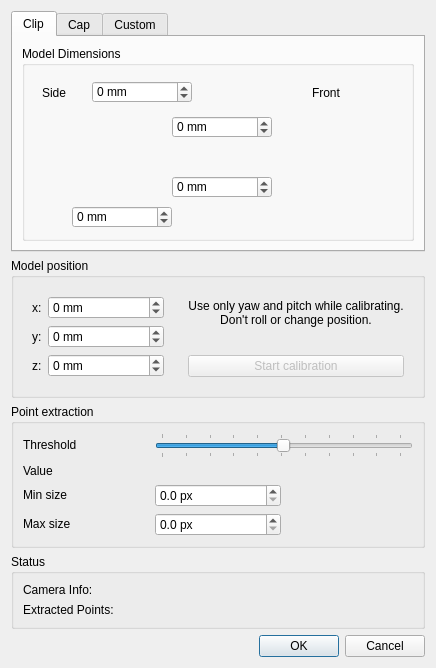
<?xml version="1.0" encoding="UTF-8"?>
<ui version="4.0">
 <class>UICPTClientControls</class>
 <widget class="QWidget" name="UICPTClientControls">
  <property name="windowModality">
   <enum>Qt::NonModal</enum>
  </property>
  <property name="geometry">
   <rect>
    <x>0</x>
    <y>0</y>
    <width>436</width>
    <height>668</height>
   </rect>
  </property>
  <property name="sizePolicy">
   <sizepolicy hsizetype="Preferred" vsizetype="Preferred">
    <horstretch>0</horstretch>
    <verstretch>0</verstretch>
   </sizepolicy>
  </property>
  <property name="windowTitle">
   <string>PointTracker Settings</string>
  </property>
  <property name="windowIcon">
   <iconset resource="ftnoir_tracker_pt.qrc">
    <normaloff>:/Resources/Logo_IR.png</normaloff>:/Resources/Logo_IR.png</iconset>
  </property>
  <property name="layoutDirection">
   <enum>Qt::LeftToRight</enum>
  </property>
  <property name="autoFillBackground">
   <bool>false</bool>
  </property>
  <layout class="QVBoxLayout" name="verticalLayout">
   <item>
    <widget class="QTabWidget" name="model_tabs">
     <property name="sizePolicy">
      <sizepolicy hsizetype="Preferred" vsizetype="Minimum">
       <horstretch>0</horstretch>
       <verstretch>0</verstretch>
      </sizepolicy>
     </property>
     <property name="tabShape">
      <enum>QTabWidget::Rounded</enum>
     </property>
     <property name="currentIndex">
      <number>0</number>
     </property>
     <property name="usesScrollButtons">
      <bool>false</bool>
     </property>
     <property name="documentMode">
      <bool>false</bool>
     </property>
     <property name="tabsClosable">
      <bool>false</bool>
     </property>
     <widget class="QWidget" name="tab_5">
      <attribute name="title">
       <string>Clip</string>
      </attribute>
      <layout class="QGridLayout" name="gridLayout_6">
       <item row="0" column="0">
        <widget class="QGroupBox" name="groupBox_8">
         <property name="sizePolicy">
          <sizepolicy hsizetype="Preferred" vsizetype="Preferred">
           <horstretch>0</horstretch>
           <verstretch>0</verstretch>
          </sizepolicy>
         </property>
         <property name="title">
          <string>Model Dimensions</string>
         </property>
         <widget class="QSpinBox" name="clip_tlength_spin">
          <property name="geometry">
           <rect>
            <x>70</x>
            <y>35</y>
            <width>100</width>
            <height>22</height>
           </rect>
          </property>
          <property name="suffix">
           <string> mm</string>
          </property>
          <property name="minimum">
           <number>-65535</number>
          </property>
          <property name="maximum">
           <number>65535</number>
          </property>
         </widget>
         <widget class="QSpinBox" name="clip_bheight_spin">
          <property name="geometry">
           <rect>
            <x>150</x>
            <y>130</y>
            <width>100</width>
            <height>22</height>
           </rect>
          </property>
          <property name="suffix">
           <string> mm</string>
          </property>
          <property name="minimum">
           <number>-65535</number>
          </property>
          <property name="maximum">
           <number>65535</number>
          </property>
         </widget>
         <widget class="QLabel" name="label_44">
          <property name="geometry">
           <rect>
            <x>65</x>
            <y>55</y>
            <width>71</width>
            <height>111</height>
           </rect>
          </property>
          <property name="text">
           <string/>
          </property>
          <property name="pixmap">
           <pixmap resource="ftnoir_tracker_pt.qrc">:/Resources/clip_side.png</pixmap>
          </property>
         </widget>
         <widget class="QLabel" name="label_50">
          <property name="geometry">
           <rect>
            <x>20</x>
            <y>40</y>
            <width>46</width>
            <height>13</height>
           </rect>
          </property>
          <property name="text">
           <string>Side</string>
          </property>
         </widget>
         <widget class="QSpinBox" name="clip_blength_spin">
          <property name="geometry">
           <rect>
            <x>50</x>
            <y>160</y>
            <width>100</width>
            <height>22</height>
           </rect>
          </property>
          <property name="suffix">
           <string> mm</string>
          </property>
          <property name="minimum">
           <number>-65535</number>
          </property>
          <property name="maximum">
           <number>65535</number>
          </property>
         </widget>
         <widget class="QSpinBox" name="clip_theight_spin">
          <property name="geometry">
           <rect>
            <x>150</x>
            <y>70</y>
            <width>100</width>
            <height>22</height>
           </rect>
          </property>
          <property name="suffix">
           <string> mm</string>
          </property>
          <property name="minimum">
           <number>-65535</number>
          </property>
          <property name="maximum">
           <number>65535</number>
          </property>
         </widget>
         <widget class="QLabel" name="label_51">
          <property name="geometry">
           <rect>
            <x>290</x>
            <y>40</y>
            <width>46</width>
            <height>13</height>
           </rect>
          </property>
          <property name="text">
           <string>Front</string>
          </property>
         </widget>
         <widget class="QLabel" name="label_45">
          <property name="geometry">
           <rect>
            <x>300</x>
            <y>70</y>
            <width>21</width>
            <height>111</height>
           </rect>
          </property>
          <property name="text">
           <string/>
          </property>
          <property name="pixmap">
           <pixmap resource="ftnoir_tracker_pt.qrc">:/Resources/clip_front.png</pixmap>
          </property>
         </widget>
        </widget>
       </item>
      </layout>
     </widget>
     <widget class="QWidget" name="tab_6">
      <attribute name="title">
       <string>Cap</string>
      </attribute>
      <layout class="QVBoxLayout" name="verticalLayout_14">
       <item>
        <widget class="QGroupBox" name="groupBox_9">
         <property name="title">
          <string>Model Dimensions</string>
         </property>
         <widget class="QLabel" name="label_46">
          <property name="geometry">
           <rect>
            <x>100</x>
            <y>60</y>
            <width>111</width>
            <height>81</height>
           </rect>
          </property>
          <property name="text">
           <string/>
          </property>
          <property name="pixmap">
           <pixmap resource="ftnoir_tracker_pt.qrc">:/Resources/cap_side.png</pixmap>
          </property>
         </widget>
         <widget class="QLabel" name="label_48">
          <property name="geometry">
           <rect>
            <x>20</x>
            <y>40</y>
            <width>46</width>
            <height>13</height>
           </rect>
          </property>
          <property name="text">
           <string>Side</string>
          </property>
         </widget>
         <widget class="QSpinBox" name="cap_length_spin">
          <property name="geometry">
           <rect>
            <x>90</x>
            <y>40</y>
            <width>101</width>
            <height>22</height>
           </rect>
          </property>
          <property name="suffix">
           <string> mm</string>
          </property>
          <property name="minimum">
           <number>-65535</number>
          </property>
          <property name="maximum">
           <number>65535</number>
          </property>
         </widget>
         <widget class="QLabel" name="label_47">
          <property name="geometry">
           <rect>
            <x>220</x>
            <y>100</y>
            <width>81</width>
            <height>81</height>
           </rect>
          </property>
          <property name="text">
           <string/>
          </property>
          <property name="pixmap">
           <pixmap resource="ftnoir_tracker_pt.qrc">:/Resources/cap_front.png</pixmap>
          </property>
         </widget>
         <widget class="QSpinBox" name="cap_width_spin">
          <property name="geometry">
           <rect>
            <x>240</x>
            <y>70</y>
            <width>81</width>
            <height>22</height>
           </rect>
          </property>
          <property name="suffix">
           <string> mm</string>
          </property>
          <property name="minimum">
           <number>-65535</number>
          </property>
          <property name="maximum">
           <number>65535</number>
          </property>
         </widget>
         <widget class="QLabel" name="label_49">
          <property name="geometry">
           <rect>
            <x>240</x>
            <y>40</y>
            <width>46</width>
            <height>13</height>
           </rect>
          </property>
          <property name="text">
           <string>Front</string>
          </property>
         </widget>
         <widget class="QSpinBox" name="cap_height_spin">
          <property name="geometry">
           <rect>
            <x>20</x>
            <y>90</y>
            <width>81</width>
            <height>22</height>
           </rect>
          </property>
          <property name="suffix">
           <string> mm</string>
          </property>
          <property name="minimum">
           <number>-65535</number>
          </property>
          <property name="maximum">
           <number>65535</number>
          </property>
         </widget>
        </widget>
       </item>
      </layout>
     </widget>
     <widget class="QWidget" name="tab_7">
      <attribute name="title">
       <string>Custom</string>
      </attribute>
      <layout class="QGridLayout" name="gridLayout">
       <item row="0" column="0">
        <widget class="QGroupBox" name="groupBox_7">
         <property name="title">
          <string>Model Dimensions</string>
         </property>
         <layout class="QGridLayout" name="gridLayout_5">
          <item row="3" column="1">
           <widget class="QLabel" name="label_57">
            <property name="sizePolicy">
             <sizepolicy hsizetype="Maximum" vsizetype="Preferred">
              <horstretch>0</horstretch>
              <verstretch>0</verstretch>
             </sizepolicy>
            </property>
            <property name="text">
             <string>z:</string>
            </property>
           </widget>
          </item>
          <item row="2" column="5">
           <widget class="QSpinBox" name="m2y_spin">
            <property name="sizePolicy">
             <sizepolicy hsizetype="Minimum" vsizetype="Maximum">
              <horstretch>0</horstretch>
              <verstretch>0</verstretch>
             </sizepolicy>
            </property>
            <property name="suffix">
             <string> mm</string>
            </property>
            <property name="minimum">
             <number>-65535</number>
            </property>
            <property name="maximum">
             <number>65535</number>
            </property>
           </widget>
          </item>
          <item row="1" column="1">
           <widget class="QLabel" name="label_63">
            <property name="sizePolicy">
             <sizepolicy hsizetype="Maximum" vsizetype="Preferred">
              <horstretch>0</horstretch>
              <verstretch>0</verstretch>
             </sizepolicy>
            </property>
            <property name="text">
             <string>x:</string>
            </property>
           </widget>
          </item>
          <item row="1" column="2">
           <widget class="QSpinBox" name="m1x_spin">
            <property name="sizePolicy">
             <sizepolicy hsizetype="Minimum" vsizetype="Maximum">
              <horstretch>0</horstretch>
              <verstretch>0</verstretch>
             </sizepolicy>
            </property>
            <property name="suffix">
             <string> mm</string>
            </property>
            <property name="minimum">
             <number>-65535</number>
            </property>
            <property name="maximum">
             <number>65535</number>
            </property>
           </widget>
          </item>
          <item row="2" column="2">
           <widget class="QSpinBox" name="m1y_spin">
            <property name="sizePolicy">
             <sizepolicy hsizetype="Minimum" vsizetype="Maximum">
              <horstretch>0</horstretch>
              <verstretch>0</verstretch>
             </sizepolicy>
            </property>
            <property name="suffix">
             <string> mm</string>
            </property>
            <property name="minimum">
             <number>-65535</number>
            </property>
            <property name="maximum">
             <number>65535</number>
            </property>
           </widget>
          </item>
          <item row="3" column="5">
           <widget class="QSpinBox" name="m2z_spin">
            <property name="sizePolicy">
             <sizepolicy hsizetype="Minimum" vsizetype="Maximum">
              <horstretch>0</horstretch>
              <verstretch>0</verstretch>
             </sizepolicy>
            </property>
            <property name="suffix">
             <string> mm</string>
            </property>
            <property name="minimum">
             <number>-65535</number>
            </property>
            <property name="maximum">
             <number>65535</number>
            </property>
           </widget>
          </item>
          <item row="1" column="5">
           <widget class="QSpinBox" name="m2x_spin">
            <property name="sizePolicy">
             <sizepolicy hsizetype="Minimum" vsizetype="Maximum">
              <horstretch>0</horstretch>
              <verstretch>0</verstretch>
             </sizepolicy>
            </property>
            <property name="suffix">
             <string> mm</string>
            </property>
            <property name="minimum">
             <number>-65535</number>
            </property>
            <property name="maximum">
             <number>65535</number>
            </property>
           </widget>
          </item>
          <item row="0" column="0" colspan="6">
           <widget class="QLabel" name="label_56">
            <property name="sizePolicy">
             <sizepolicy hsizetype="Preferred" vsizetype="Maximum">
              <horstretch>0</horstretch>
              <verstretch>0</verstretch>
             </sizepolicy>
            </property>
            <property name="text">
             <string>&lt;html&gt;&lt;head/&gt;&lt;body&gt;&lt;p&gt;Location of the two remaining model points&lt;br/&gt;with respect to the reference point in default pose&lt;/p&gt;&lt;p&gt;Use any units you want, not necessarily centimeters.&lt;/p&gt;&lt;/body&gt;&lt;/html&gt;</string>
            </property>
           </widget>
          </item>
          <item row="3" column="2">
           <widget class="QSpinBox" name="m1z_spin">
            <property name="sizePolicy">
             <sizepolicy hsizetype="Minimum" vsizetype="Maximum">
              <horstretch>0</horstretch>
              <verstretch>0</verstretch>
             </sizepolicy>
            </property>
            <property name="suffix">
             <string> mm</string>
            </property>
            <property name="minimum">
             <number>-65535</number>
            </property>
            <property name="maximum">
             <number>65535</number>
            </property>
           </widget>
          </item>
          <item row="2" column="4">
           <widget class="QLabel" name="label_70">
            <property name="sizePolicy">
             <sizepolicy hsizetype="Maximum" vsizetype="Preferred">
              <horstretch>0</horstretch>
              <verstretch>0</verstretch>
             </sizepolicy>
            </property>
            <property name="text">
             <string>y:</string>
            </property>
           </widget>
          </item>
          <item row="1" column="4">
           <widget class="QLabel" name="label_67">
            <property name="sizePolicy">
             <sizepolicy hsizetype="Maximum" vsizetype="Preferred">
              <horstretch>0</horstretch>
              <verstretch>0</verstretch>
             </sizepolicy>
            </property>
            <property name="text">
             <string>x:</string>
            </property>
           </widget>
          </item>
          <item row="1" column="3">
           <widget class="QLabel" name="label_64">
            <property name="sizePolicy">
             <sizepolicy hsizetype="Maximum" vsizetype="Preferred">
              <horstretch>0</horstretch>
              <verstretch>0</verstretch>
             </sizepolicy>
            </property>
            <property name="text">
             <string>&lt;html&gt;&lt;head/&gt;&lt;body&gt;&lt;p&gt;&lt;span style=&quot; font-size:16pt;&quot;&gt;P&lt;/span&gt;&lt;span style=&quot; font-size:16pt; vertical-align:sub;&quot;&gt;3&lt;/span&gt;&lt;/p&gt;&lt;/body&gt;&lt;/html&gt;</string>
            </property>
           </widget>
          </item>
          <item row="1" column="0">
           <widget class="QLabel" name="label_60">
            <property name="sizePolicy">
             <sizepolicy hsizetype="Maximum" vsizetype="Preferred">
              <horstretch>0</horstretch>
              <verstretch>0</verstretch>
             </sizepolicy>
            </property>
            <property name="text">
             <string>&lt;html&gt;&lt;head/&gt;&lt;body&gt;&lt;p&gt;&lt;span style=&quot; font-size:16pt;&quot;&gt;P&lt;/span&gt;&lt;span style=&quot; font-size:16pt; vertical-align:sub;&quot;&gt;2&lt;/span&gt;&lt;/p&gt;&lt;/body&gt;&lt;/html&gt;</string>
            </property>
           </widget>
          </item>
          <item row="3" column="4">
           <widget class="QLabel" name="label_69">
            <property name="sizePolicy">
             <sizepolicy hsizetype="Maximum" vsizetype="Preferred">
              <horstretch>0</horstretch>
              <verstretch>0</verstretch>
             </sizepolicy>
            </property>
            <property name="text">
             <string>z:</string>
            </property>
           </widget>
          </item>
          <item row="2" column="1">
           <widget class="QLabel" name="label_58">
            <property name="sizePolicy">
             <sizepolicy hsizetype="Maximum" vsizetype="Preferred">
              <horstretch>0</horstretch>
              <verstretch>0</verstretch>
             </sizepolicy>
            </property>
            <property name="text">
             <string>y:</string>
            </property>
           </widget>
          </item>
         </layout>
        </widget>
       </item>
      </layout>
     </widget>
    </widget>
   </item>
   <item>
    <widget class="QGroupBox" name="groupBox_10">
     <property name="sizePolicy">
      <sizepolicy hsizetype="Preferred" vsizetype="Maximum">
       <horstretch>0</horstretch>
       <verstretch>0</verstretch>
      </sizepolicy>
     </property>
     <property name="title">
      <string>Model position</string>
     </property>
     <layout class="QGridLayout" name="gridLayout_4">
      <item row="0" column="0">
       <widget class="QFrame" name="frame_2">
        <property name="frameShape">
         <enum>QFrame::NoFrame</enum>
        </property>
        <property name="frameShadow">
         <enum>QFrame::Raised</enum>
        </property>
        <layout class="QGridLayout" name="gridLayout_11">
         <item row="1" column="1">
          <widget class="QSpinBox" name="ty_spin">
           <property name="suffix">
            <string> mm</string>
           </property>
           <property name="minimum">
            <number>-65535</number>
           </property>
           <property name="maximum">
            <number>65536</number>
           </property>
          </widget>
         </item>
         <item row="2" column="0">
          <widget class="QLabel" name="label_66">
           <property name="sizePolicy">
            <sizepolicy hsizetype="Maximum" vsizetype="Preferred">
             <horstretch>0</horstretch>
             <verstretch>0</verstretch>
            </sizepolicy>
           </property>
           <property name="text">
            <string>z:</string>
           </property>
          </widget>
         </item>
         <item row="2" column="1">
          <widget class="QSpinBox" name="tz_spin">
           <property name="suffix">
            <string> mm</string>
           </property>
           <property name="minimum">
            <number>-65535</number>
           </property>
           <property name="maximum">
            <number>65536</number>
           </property>
          </widget>
         </item>
         <item row="0" column="0">
          <widget class="QLabel" name="label_61">
           <property name="sizePolicy">
            <sizepolicy hsizetype="Maximum" vsizetype="Preferred">
             <horstretch>0</horstretch>
             <verstretch>0</verstretch>
            </sizepolicy>
           </property>
           <property name="text">
            <string>x:</string>
           </property>
          </widget>
         </item>
         <item row="0" column="1">
          <widget class="QSpinBox" name="tx_spin">
           <property name="suffix">
            <string> mm</string>
           </property>
           <property name="minimum">
            <number>-65535</number>
           </property>
           <property name="maximum">
            <number>65536</number>
           </property>
          </widget>
         </item>
         <item row="1" column="0">
          <widget class="QLabel" name="label_62">
           <property name="sizePolicy">
            <sizepolicy hsizetype="Maximum" vsizetype="Preferred">
             <horstretch>0</horstretch>
             <verstretch>0</verstretch>
            </sizepolicy>
           </property>
           <property name="text">
            <string>y:</string>
           </property>
          </widget>
         </item>
        </layout>
       </widget>
      </item>
      <item row="0" column="1">
       <widget class="QFrame" name="frame">
        <property name="frameShape">
         <enum>QFrame::NoFrame</enum>
        </property>
        <property name="frameShadow">
         <enum>QFrame::Raised</enum>
        </property>
        <layout class="QVBoxLayout" name="verticalLayout_2">
         <item>
          <widget class="QLabel" name="label_59">
           <property name="text">
            <string>Use only yaw and pitch while calibrating.
Don't roll or change position.</string>
           </property>
           <property name="alignment">
            <set>Qt::AlignCenter</set>
           </property>
           <property name="wordWrap">
            <bool>true</bool>
           </property>
           <property name="openExternalLinks">
            <bool>false</bool>
           </property>
          </widget>
         </item>
         <item>
          <widget class="QLabel" name="sample_count_display">
           <property name="sizePolicy">
            <sizepolicy hsizetype="Minimum" vsizetype="Maximum">
             <horstretch>0</horstretch>
             <verstretch>0</verstretch>
            </sizepolicy>
           </property>
           <property name="text">
            <string/>
           </property>
           <property name="wordWrap">
            <bool>true</bool>
           </property>
          </widget>
         </item>
         <item>
          <widget class="QPushButton" name="tcalib_button">
           <property name="enabled">
            <bool>false</bool>
           </property>
           <property name="text">
            <string>Start calibration</string>
           </property>
           <property name="checkable">
            <bool>true</bool>
           </property>
          </widget>
         </item>
        </layout>
       </widget>
      </item>
     </layout>
    </widget>
   </item>
   <item>
    <widget class="QGroupBox" name="groupBox_2">
     <property name="sizePolicy">
      <sizepolicy hsizetype="Preferred" vsizetype="Maximum">
       <horstretch>0</horstretch>
       <verstretch>0</verstretch>
      </sizepolicy>
     </property>
     <property name="title">
      <string>Point extraction</string>
     </property>
     <layout class="QGridLayout" name="gridLayout_7">
      <item row="3" column="0">
       <widget class="QLabel" name="label_8">
        <property name="sizePolicy">
         <sizepolicy hsizetype="Preferred" vsizetype="Maximum">
          <horstretch>0</horstretch>
          <verstretch>0</verstretch>
         </sizepolicy>
        </property>
        <property name="text">
         <string>Max size</string>
        </property>
        <property name="buddy">
         <cstring>maxdiam_spin</cstring>
        </property>
       </widget>
      </item>
      <item row="0" column="0">
       <widget class="QLabel" name="label">
        <property name="sizePolicy">
         <sizepolicy hsizetype="Preferred" vsizetype="Maximum">
          <horstretch>0</horstretch>
          <verstretch>0</verstretch>
         </sizepolicy>
        </property>
        <property name="text">
         <string>Threshold</string>
        </property>
        <property name="buddy">
         <cstring>threshold_slider</cstring>
        </property>
       </widget>
      </item>
      <item row="0" column="1" colspan="2">
       <widget class="QSlider" name="threshold_slider">
        <property name="sizePolicy">
         <sizepolicy hsizetype="Preferred" vsizetype="Maximum">
          <horstretch>0</horstretch>
          <verstretch>0</verstretch>
         </sizepolicy>
        </property>
        <property name="toolTip">
         <string>Intensity threshold for point extraction</string>
        </property>
        <property name="maximum">
         <number>255</number>
        </property>
        <property name="pageStep">
         <number>1</number>
        </property>
        <property name="value">
         <number>127</number>
        </property>
        <property name="orientation">
         <enum>Qt::Horizontal</enum>
        </property>
        <property name="tickPosition">
         <enum>QSlider::TicksBothSides</enum>
        </property>
        <property name="tickInterval">
         <number>25</number>
        </property>
       </widget>
      </item>
      <item row="2" column="0">
       <widget class="QLabel" name="label_7">
        <property name="sizePolicy">
         <sizepolicy hsizetype="Preferred" vsizetype="Maximum">
          <horstretch>0</horstretch>
          <verstretch>0</verstretch>
         </sizepolicy>
        </property>
        <property name="text">
         <string>Min size</string>
        </property>
        <property name="buddy">
         <cstring>mindiam_spin</cstring>
        </property>
       </widget>
      </item>
      <item row="1" column="1">
       <widget class="QLabel" name="threshold_value_display">
        <property name="sizePolicy">
         <sizepolicy hsizetype="Minimum" vsizetype="Maximum">
          <horstretch>0</horstretch>
          <verstretch>0</verstretch>
         </sizepolicy>
        </property>
        <property name="text">
         <string/>
        </property>
       </widget>
      </item>
      <item row="2" column="1">
       <widget class="QDoubleSpinBox" name="mindiam_spin">
        <property name="sizePolicy">
         <sizepolicy hsizetype="Preferred" vsizetype="Maximum">
          <horstretch>0</horstretch>
          <verstretch>0</verstretch>
         </sizepolicy>
        </property>
        <property name="toolTip">
         <string>Minimum point diameter</string>
        </property>
        <property name="suffix">
         <string> px</string>
        </property>
        <property name="decimals">
         <number>1</number>
        </property>
        <property name="singleStep">
         <double>0.100000000000000</double>
        </property>
       </widget>
      </item>
      <item row="3" column="1">
       <widget class="QDoubleSpinBox" name="maxdiam_spin">
        <property name="sizePolicy">
         <sizepolicy hsizetype="Preferred" vsizetype="Maximum">
          <horstretch>0</horstretch>
          <verstretch>0</verstretch>
         </sizepolicy>
        </property>
        <property name="toolTip">
         <string>Maximum point diameter</string>
        </property>
        <property name="suffix">
         <string> px</string>
        </property>
        <property name="decimals">
         <number>1</number>
        </property>
        <property name="singleStep">
         <double>0.100000000000000</double>
        </property>
       </widget>
      </item>
      <item row="1" column="0">
       <widget class="QLabel" name="label_14">
        <property name="text">
         <string>Value</string>
        </property>
       </widget>
      </item>
     </layout>
    </widget>
   </item>
   <item>
    <widget class="QGroupBox" name="groupBox_5">
     <property name="sizePolicy">
      <sizepolicy hsizetype="Preferred" vsizetype="Maximum">
       <horstretch>0</horstretch>
       <verstretch>0</verstretch>
      </sizepolicy>
     </property>
     <property name="title">
      <string>Status</string>
     </property>
     <layout class="QGridLayout" name="gridLayout_10">
      <item row="1" column="0">
       <widget class="QLabel" name="label_3">
        <property name="sizePolicy">
         <sizepolicy hsizetype="Preferred" vsizetype="Maximum">
          <horstretch>0</horstretch>
          <verstretch>0</verstretch>
         </sizepolicy>
        </property>
        <property name="text">
         <string>Extracted Points:</string>
        </property>
       </widget>
      </item>
      <item row="0" column="0">
       <widget class="QLabel" name="label_38">
        <property name="sizePolicy">
         <sizepolicy hsizetype="Preferred" vsizetype="Maximum">
          <horstretch>0</horstretch>
          <verstretch>0</verstretch>
         </sizepolicy>
        </property>
        <property name="text">
         <string>Camera Info:</string>
        </property>
       </widget>
      </item>
      <item row="1" column="1">
       <widget class="QLabel" name="pointinfo_label">
        <property name="sizePolicy">
         <sizepolicy hsizetype="Minimum" vsizetype="Maximum">
          <horstretch>0</horstretch>
          <verstretch>0</verstretch>
         </sizepolicy>
        </property>
        <property name="text">
         <string/>
        </property>
       </widget>
      </item>
      <item row="0" column="1">
       <widget class="QLabel" name="caminfo_label">
        <property name="sizePolicy">
         <sizepolicy hsizetype="Minimum" vsizetype="Maximum">
          <horstretch>0</horstretch>
          <verstretch>0</verstretch>
         </sizepolicy>
        </property>
        <property name="text">
         <string/>
        </property>
       </widget>
      </item>
     </layout>
    </widget>
   </item>
   <item>
    <widget class="QDialogButtonBox" name="buttonBox">
     <property name="sizePolicy">
      <sizepolicy hsizetype="Preferred" vsizetype="Maximum">
       <horstretch>0</horstretch>
       <verstretch>0</verstretch>
      </sizepolicy>
     </property>
     <property name="standardButtons">
      <set>QDialogButtonBox::Cancel|QDialogButtonBox::Ok</set>
     </property>
    </widget>
   </item>
  </layout>
 </widget>
 <resources>
  <include location="ftnoir_tracker_pt.qrc"/>
 </resources>
 <connections/>
 <slots>
  <slot>startEngineClicked()</slot>
  <slot>stopEngineClicked()</slot>
  <slot>cameraSettingsClicked()</slot>
 </slots>
</ui>
